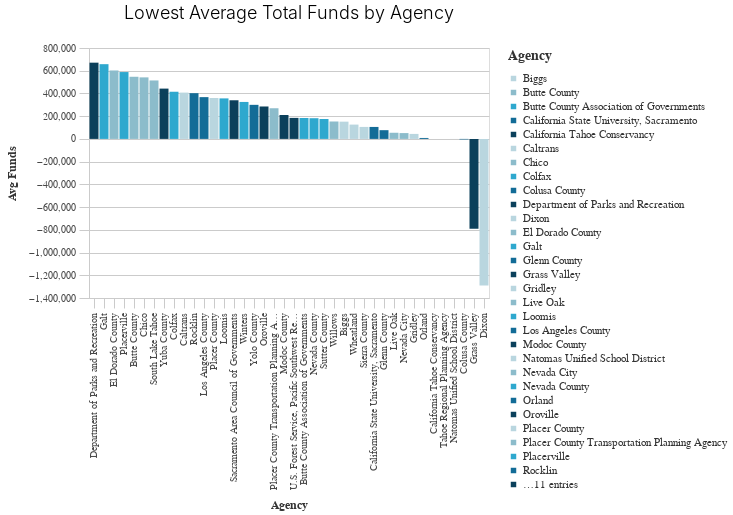

Write notebook code for a chart like this one.
### Code cell
_dla_utils.basic_bar_chart((avg_funds_bottom.tail(40)), 'primary_agency_name','avg_funds', 'primary_agency_name', subset, 
                          'Lowest Average Total Funds by Agency')

### Figure 1 — Vega-Lite specification as saved in the notebook (floating-point values rounded to 4 significant figures)
{"config": {"view": {"continuousWidth": 400, "continuousHeight": 300}, "axis": {"domainColor": "#cbcbcb", "grid": true, "gridColor": "#cbcbcb", "gridWidth": 1, "labelColor": "#474747", "labelFont": "Nunito Sans", "labelFontSize": 10, "labelPadding": 4, "tickColor": "#cbcbcb", "tickSize": 10, "titleColor": "#333", "titleFont": "Raleway", "titleFontSize": 12, "titlePadding": 10}, "axisBand": {"grid": false}, "background": "white", "font": "Raleway", "header": {"labelFont": "Nunito Sans", "titleFont": "Raleway"}, "legend": {"labelColor": "#333", "labelFont": "Nunito Sans", "labelFontSize": 11, "labelLimit": 0, "padding": 1, "symbolSize": 30, "symbolType": "square", "titleColor": "#333", "titleFont": "Raleway", "titleFontSize": 14, "titlePadding": 10}, "title": {"anchor": "middle", "font": "Raleway", "fontSize": 18, "fontWeight": 300, "offset": 20}}, "data": {"name": "data-2853244b8c80c23c51e68125c43fe556"}, "mark": "bar", "encoding": {"color": {"field": "primary_agency_name", "legend": {"title": "Agency"}, "scale": {"range": ["#B9D6DF", "#8CBCCB", "#2EA8CE", "#136C97", "#0B405B"]}, "type": "nominal"}, "x": {"field": "primary_agency_name", "sort": "-y", "title": "Agency", "type": "nominal"}, "y": {"field": "avg_funds", "title": "Avg Funds", "type": "quantitative"}}, "height": 250, "title": "Lowest Average Total Funds by Agency", "width": 400, "$schema": "https://vega.github.io/schema/vega-lite/v4.17.0.json", "datasets": {"data-2853244b8c80c23c51e68125c43fe556": [{"primary_agency_name": "Department of Parks and Recreation", "avg_funds": 670900.0}, {"primary_agency_name": "Galt", "avg_funds": 657600.0}, {"primary_agency_name": "El Dorado County", "avg_funds": 602400.0}, {"primary_agency_name": "Placerville", "avg_funds": 588300.0}, {"primary_agency_name": "Butte County", "avg_funds": 546900.0}, {"primary_agency_name": "Chico", "avg_funds": 541500.0}, {"primary_agency_name": "South Lake Tahoe", "avg_funds": 514500.0}, {"primary_agency_name": "Yuba County", "avg_funds": 442700.0}, {"primary_agency_name": "Colfax", "avg_funds": 415100.0}, {"primary_agency_name": "Caltrans", "avg_funds": 407500.0}, {"primary_agency_name": "Rocklin", "avg_funds": 402400.0}, {"primary_agency_name": "Los Angeles County", "avg_funds": 367600.0}, {"primary_agency_name": "Placer County", "avg_funds": 360000.0}, {"primary_agency_name": "Loomis", "avg_funds": 356600.0}, {"primary_agency_name": "Sacramento Area Council of Governments", "avg_funds": 340100.0}, {"primary_agency_name": "Winters", "avg_funds": 325300.0}, {"primary_agency_name": "Yolo County", "avg_funds": 299800.0}, {"primary_agency_name": "Oroville", "avg_funds": 285300.0}, {"primary_agency_name": "Placer County Transportation Planning Agency", "avg_funds": 269800.0}, {"primary_agency_name": "Modoc County", "avg_funds": 210400.0}, {"primary_agency_name": "U.S. Forest Service, Pacific Southwest Region", "avg_funds": 184900.0}, {"primary_agency_name": "Butte County Association of Governments", "avg_funds": 184100.0}, {"primary_agency_name": "Nevada County", "avg_funds": 182200.0}, {"primary_agency_name": "Sutter County", "avg_funds": 175200.0}, {"primary_agency_name": "Willows", "avg_funds": 153300.0}, {"primary_agency_name": "Biggs", "avg_funds": 151800.0}, {"primary_agency_name": "Wheatland", "avg_funds": 126100.0}, {"primary_agency_name": "Sierra County", "avg_funds": 105500.0}, {"primary_agency_name": "California State University, Sacramento", "avg_funds": 105400.0}, {"primary_agency_name": "Glenn County", "avg_funds": 76870.0}, {"primary_agency_name": "Live Oak", "avg_funds": 54120.0}, {"primary_agency_name": "Nevada City", "avg_funds": 51220.0}, {"primary_agency_name": "Gridley", "avg_funds": 44040.0}, {"primary_agency_name": "Orland", "avg_funds": 8333.0}, {"primary_agency_name": "California Tahoe Conservancy", "avg_funds": 0.0}, {"primary_agency_name": "Tahoe Regional Planning Agency", "avg_funds": 0.0}, {"primary_agency_name": "Natomas Unified School District", "avg_funds": -435.6}, {"primary_agency_name": "Colusa County", "avg_funds": -4620.0}, {"primary_agency_name": "Grass Valley", "avg_funds": -790800.0}, {"primary_agency_name": "Dixon", "avg_funds": -1291000.0}]}}
